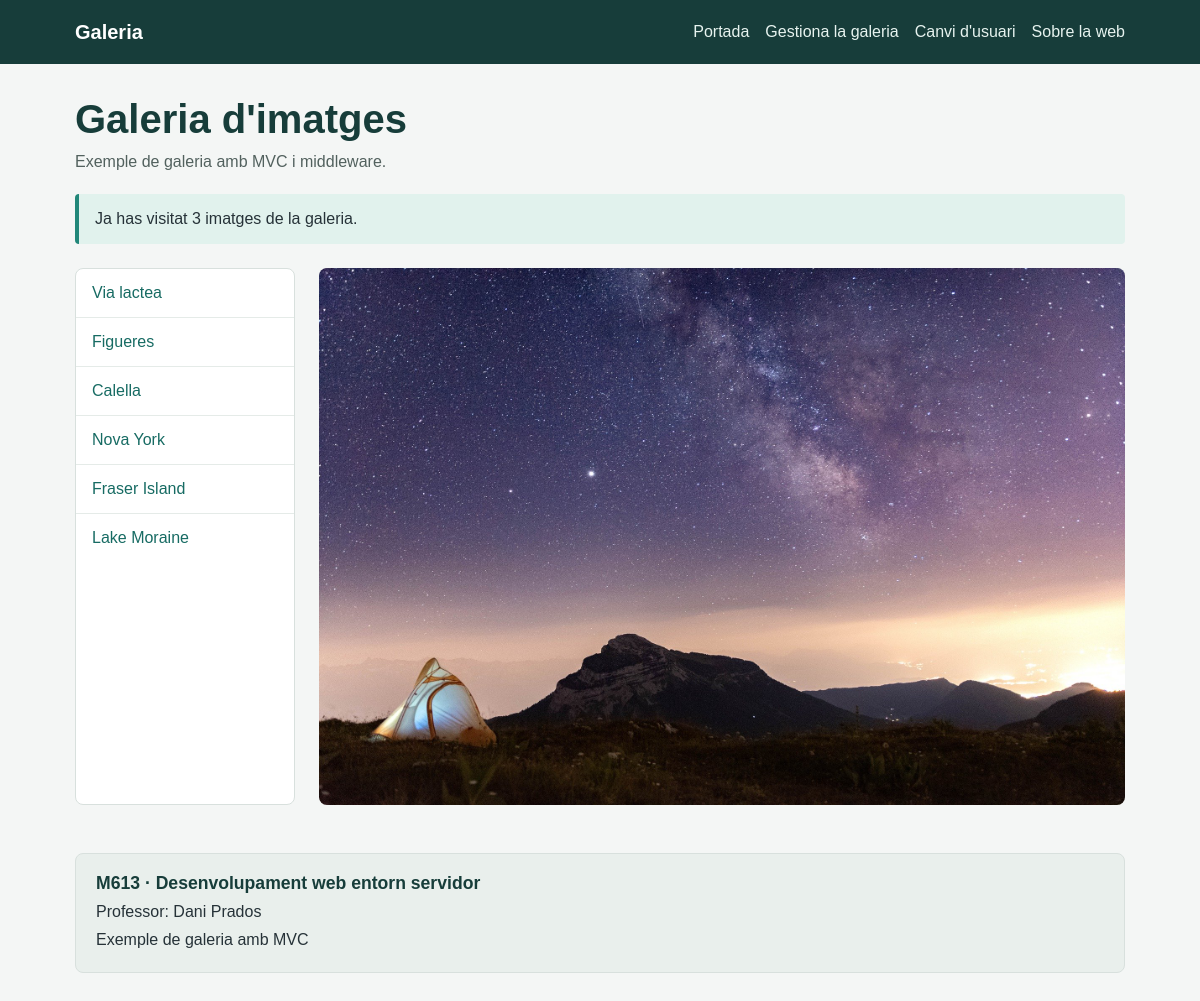
The page / on the database its author committed.
### tables this page shows
CREATE TABLE `images` (
  `id` int NOT NULL,
  `url` varchar(255) NOT NULL,
  `title` varchar(255) NOT NULL,
  `description` text NOT NULL
);

### public/index.php (called while the page is built, shortened)
<?php
 include "../src/controllers/ctrlIndex.php";
 include "../src/controllers/ctrlDoLogin.php";
 include "../src/Models/Db.php";
 include "../src/Models/Images.php";
 include "../src/Emeset/Container.php";
 include "../src/Container.php";
 $request = new \Emeset\Request();
 $response = new \Emeset\Response();
 $container = new Container($config);
 $r = $request->get("INPUT_REQUEST", "r") ?? '';
 if($r == "do-login") {
     $response = ctrlDoLogin($request, $response, $container);
 } elseif($r == "login") {
     $response = ctrlLogin($request, $response, $container);
 } else if($r == "gallery-admin") {
     $response = auth($request, $response, $container, "ctrlGalleryAdmin");
 } else if($r == "image-new") {
     $response = auth($request, $response, $container, "ctrlImageNew");
 } else if($r == "image-edit") {
     $response = auth($request, $response, $container, "ctrlImageEdit");
 } else if($r == "image-delete") {
     $response = auth($request, $response, $container, "ctrlImageDelete");
 } else if($r == "image-store") {
     $response = auth($request, $response, $container, "ctrlImageStore");
 } else if($r == "image-update") {
     $response = auth($request, $response, $container, "ctrlImageUpdate");
 }  else if($r == "about") {
     $response = ctrlAbout($request, $response, $container);
 }  else if($r == "") {
     $response = ctrlIndex($request, $response, $container);
 }  else {
     echo "No existeix la ruta";
 }
 $response->execute();

### src/Container.php (called while the page is built, shortened)
<?php
class Container extends \Emeset\Container {
    private \Models\Db $db;
    public function __construct(array $config)
    {
        $this->db = $this->Db();
    }
    public function Images() : \Models\Images
    {
        return new \Models\Images($this->db);
    }
    public function Db() : \Models\Db
    {
        return new \Models\Db(
            $this->config["db"]["user"],
            $this->config["db"]["password"],
            $this->config["db"]["dbname"],
            $this->config["db"]["host"],
            $this->config["db"]["port"]
        );
    }
}

### src/Emeset/Container.php (called while the page is built, shortened)
<?php
class Container
{
    public function __construct(array $config)
    {
        $this->config = $config;
    }
}

### src/Models/Db.php (called while the page is built, shortened)
<?php
class Db {
    private \PDO $db;
    public function __construct($user, $password, $dbName, $host = '127.0.0.1', $port = 3306)
    {
        $dsn = "mysql:dbname=$dbName;host=$host;port=$port";
        try {
            $this->db = new \PDO($dsn, $user, $password);
        } catch (\PDOException $e) {
            echo $dsn;
            die('Ha fallat la connexió: ' . $e->getMessage());
        }
    }
    public function getDb() : \PDO
    {
        return $this->db;
    }
}

### src/controllers/ctrlIndex.php (called while the page is built)
<?php
function ctrlIndex(\Emeset\Request $request, \Emeset\Response $response, Container $container): \Emeset\Response{
    $imagesModel = $container->Images();
    $images = $imagesModel->get();
    $id = $request->get(INPUT_GET, "image") ?? false;
    if($id !== false){
        $current = $imagesModel->getById($id);
    } else {
        $current = $images[0];
    }
    $response->set("images", $images);
    $response->set("currentImage", $current);
    $response->setTemplate("home.php");
    return $response;
}

### src/Models/Images.php (called while the page is built, shortened)
<?php
class Images
{
    public \PDO $sql;
    public function __construct(Db $db)
    {
        $this->sql = $db->getDb();
    }
    public function get(): array
    {
        $query = 'select id, url, title from images';
        $result = [];
        foreach ($this->sql->query($query, \PDO::FETCH_ASSOC) as $link) {
            $result[] = $link;
        }
        return $result;
    }
}

### src/views/home.php (the view, shortened to what this page needs)
<!doctype html>
<html lang="ca">
<head>
  <link rel="stylesheet" href="css/styles.css">
</head>
<body>
  <?php include "components/header.php"; ?>
  <main class="container">
    <h1 class="page-heading">Galeria d'imatges</h1>
    <p class="intro">Exemple de galeria amb MVC i middleware.</p>
    <p class="notice">Ja has visitat 3 imatges de la galeria.</p>
    <section class="gallery-layout" aria-label="Galeria">
      <nav class="image-list" aria-label="Selecciona una imatge">
        <?php foreach($images as $key => $image) { ?>
        <a href="index.php?image=<?= $image["id"] ?>"><?= $image["title"] ?></a>
        <?php } ?>
      </nav>
      <div>
        <img class="featured-image" src="img/<?= $currentImage["url"] ?>" alt="<?= $currentImage["title"] ?>">
      </div>
    </section>
  </main>
  <footer class="site-footer">
    <div class="footer-card">
      <h2>M613 · Desenvolupament web entorn servidor</h2>
      <p>Professor: Dani Prados</p>
      <p>Exemple de galeria amb MVC</p>
    </div>
  </footer>
</body>
</html>

### public/css/styles.css (style rules this page uses)
:root { font-family: Arial, Helvetica, sans-serif; color: #263238; background: #f4f6f5; }
* { box-sizing: border-box; }
body { margin: 0; line-height: 1.5; }
a { color: #176b63; }
.navigation, .container { width: min(100% - 2rem, 1050px); margin: 0 auto; }
.container { padding: 2rem 0; }
.page-heading { margin: 0 0 0.5rem; color: #173d3a; font-size: clamp(1.8rem, 4vw, 2.5rem); line-height: 1.15; }
.intro { margin-top: 0; color: #52615e; }
.notice { margin: 1.25rem 0; padding: 0.8rem 1rem; border-left: 4px solid #218779; border-radius: 4px; background: #e1f2ed; }
.gallery-layout { display: grid; grid-template-columns: 220px minmax(0, 1fr); gap: 1.5rem; margin-top: 1.5rem; }
.image-list, .card, .content-panel, .footer-card { border: 1px solid #d8e0dd; border-radius: 8px; background: #fff; }
.image-list { overflow: hidden; }
.image-list a { display: block; padding: 0.75rem 1rem; border-bottom: 1px solid #e5ebe8; text-decoration: none; }
.image-list a:last-child { border-bottom: 0; }
.featured-image { display: block; width: 100%; max-height: 560px; border-radius: 8px; object-fit: cover; }
.form-card h2, .content-panel h2, .footer-card h2 { margin-top: 0; color: #173d3a; }
.site-footer { width: min(100% - 2rem, 1050px); margin: 1rem auto 2rem; }
.footer-card { padding: 1rem 1.25rem; background: #e9efec; }
.footer-card h2 { margin-bottom: 0.25rem; font-size: 1.1rem; }
.footer-card p { margin: 0.25rem 0; }

### rows shown on the page
images: title "Via lactea", url (picture)
images: title "Figueres"
images: title "Calella"
images: title "Nova York"
images: title "Fraser Island"
images: title "Lake Moraine"
